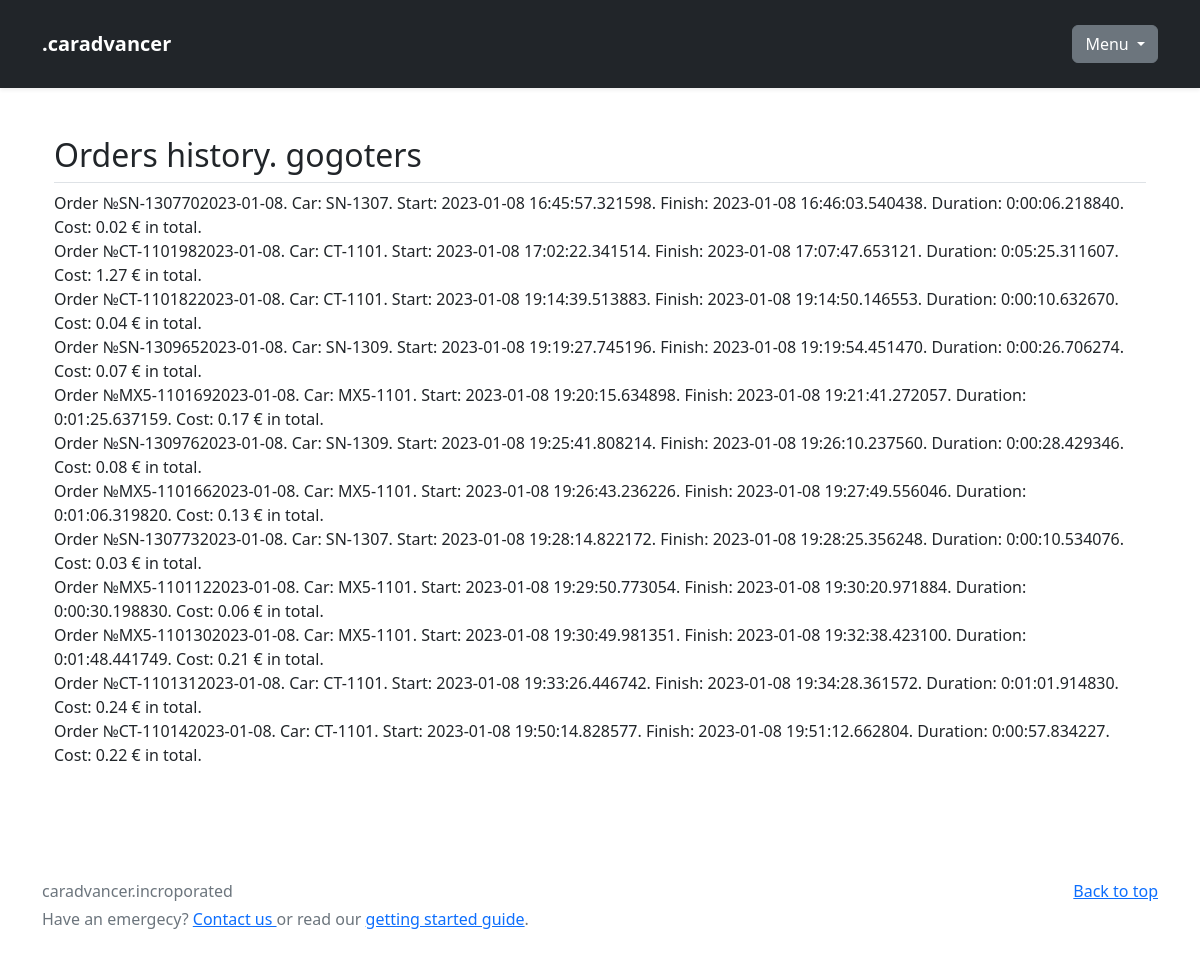
The app's page /user/1/history (signed in), older data.
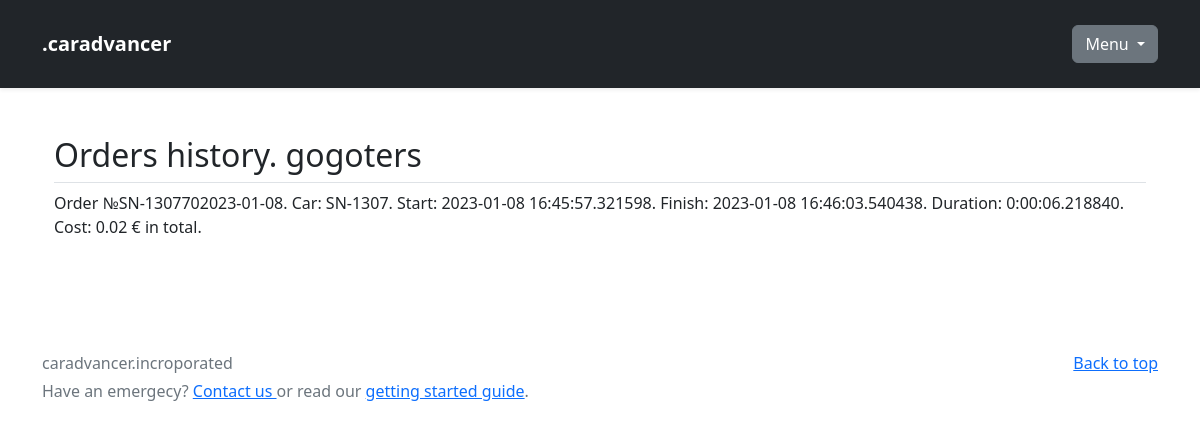
The same page, newer data.
### databases/caDB.py (models this page shows)
class Orders(Base):  # таблица с заказами
    __tablename__ = 'orders'
    id = Column(Integer, primary_key=True)
    order_id_for_show = Column(String, unique=True)
    user_rented = Column(String, ForeignKey('users.nickname'))
    car_rented = Column(String, ForeignKey('car_actual.serial_number'))
    order_started = Column(DateTime)
    order_finished = Column(DateTime)
    order_duration = Column(String)
    order_price = Column(Float)
    order_summ = Column(Float)
    order_status = Column(String, default='On action')
    def __str__(self):
        return f'Order №{self.order_id_for_show}. Car: {self.car_rented}. \
        Start: {self.order_started}. Finish: {self.order_finished}. \
        Duration: {get_order_duration(self.order_id_for_show)}. Cost: {get_order_summ(self.order_id_for_show)} € in total.'

### user/user.py (the view)
@user.route('/<username>/history', methods=["POST", "GET"])  # история заказов
def user_history(username):
    return render_template('user/history.html', title='Cases history', nickname=session['user_actual'],
                           history=order_history(session['user_actual']))

### databases/caDB.py (called while the page is built)
def get_one_order_by_id(order_id_for_show):  # получаем заказ по его id
    query = s.query(Orders).filter(
        Orders.order_id_for_show == order_id_for_show).first()
    return query

def get_order_duration(order_id_for_show):
    order = get_one_order_by_id(order_id_for_show)
    if not order.order_finished:
        res = datetime.datetime.now() - order.order_started
        return res
    else:
        res = order.order_finished - order.order_started
        return res

def get_order_summ(order_id_for_show):
    order = get_one_order_by_id(order_id_for_show)
    time_rented = get_order_duration(order.order_id_for_show)
    res = round(float(time_rented.total_seconds() / 60) * order.order_price / 60, 2)
    return res

def order_history(user):
    query = s.query(Orders).filter(
        Orders.user_rented == user).all()
    return query

### user/templates/user/history.html
{% extends 'user/account.html' %}
{% block content %}
{% block account_top %}
<div class="container px-4 py-5" id="hanging-icons">
    <h2 class="pb-2 border-bottom">Orders history. {{nickname}}</h2>
    {% endblock account_top %}
    {% for order in history %}
    <div>
        {{order}}
    </div>
    {% endfor %}
</div>
{% endblock content %}

### user/templates/user/account.html (shortened to what this page needs)
{% extends 'base.html' %}

### templates/base.html (shortened to what this page needs)
<!doctype html>
<html lang="ru">
{% block header %}
<head>
    <link rel="stylesheet" &lt;!&ndash; href="{{ url_for('static', filename='css/bootstrap.min.css') }}">
    <link rel="stylesheet" href="{{ url_for('static', filename='css/additional_styles.css') }}">
    <link rel='stylesheet' href="https://cdn.jsdelivr.net/npm/bootstrap@5.2.3/dist/css/bootstrap.min.css">
</head>
{% endblock header %}
<body>
<header>
    <div class="navbar navbar-dark bg-dark shadow-sm">
        <div class="container">
            {% block top_returner %}
            <a href="{{url_for('.index')}}" class="navbar-brand d-flex align-items-center">
                <strong>.caradvancer</strong>
            </a>
            {% endblock top_returner %}
            {%block dropdown%}
            <div class="dropdown">
                <button class="btn btn-secondary dropdown-toggle" type="button" id="dropdownMenuButton1"
                        data-bs-toggle="dropdown" aria-expanded="false">
                    Menu
                </button>
            </div>
            {%endblock dropdown%}
        </div>
    </div>
</header>
{% block content %}
{% endblock content %}
{% block footer%}
<footer class="text-muted py-5">
    <div class="container">
        <p class="float-end mb-1">
            <a href="#">Back to top</a>
        </p>
        <p class="mb-1">caradvancer.incroporated</p>
        <p class="mb-0">Have an emergecy? <a href="/contact">Contact us </a> or read our <a
                href="/docs/5.2/getting-started/introduction/">getting started guide</a>.</p>
    </div>
</footer>
{% endblock footer%}
</body>
</html>

### static/css/additional_styles.css (style rules this page uses)
.container { padding: 16px; }

Row changes from the older to the newer data that the page shows:
removed Orders: order_id_for_show+car_rented+order_started "Order №SN-1307702023-01-08. Car: SN-1307. Start: 2023-01-08 16:45:57.321598. Finish: 2023-01-08 16:46:03.540438. Duration: 0:00:06.218840. Cost: 0.02 € in total."
removed Orders: order_id_for_show+car_rented+order_started "Order №CT-1101982023-01-08. Car: CT-1101. Start: 2023-01-08 17:02:22.341514. Finish: 2023-01-08 17:07:47.653121. Duration: 0:05:25.311607. Cost: 1.27 € in total."
removed Orders: order_id_for_show+car_rented+order_started "Order №CT-1101822023-01-08. Car: CT-1101. Start: 2023-01-08 19:14:39.513883. Finish: 2023-01-08 19:14:50.146553. Duration: 0:00:10.632670. Cost: 0.04 € in total."
removed Orders: order_id_for_show+car_rented+order_started "Order №SN-1309652023-01-08. Car: SN-1309. Start: 2023-01-08 19:19:27.745196. Finish: 2023-01-08 19:19:54.451470. Duration: 0:00:26.706274. Cost: 0.07 € in total."
removed Orders: order_id_for_show+car_rented+order_started "Order №MX5-1101692023-01-08. Car: MX5-1101. Start: 2023-01-08 19:20:15.634898. Finish: 2023-01-08 19:21:41.272057. Duration: 0:01:25.637159. Cost: 0.17 € in total."
removed Orders: order_id_for_show+car_rented+order_started "Order №SN-1309762023-01-08. Car: SN-1309. Start: 2023-01-08 19:25:41.808214. Finish: 2023-01-08 19:26:10.237560. Duration: 0:00:28.429346. Cost: 0.08 € in total."
removed Orders: order_id_for_show+car_rented+order_started "Order №MX5-1101662023-01-08. Car: MX5-1101. Start: 2023-01-08 19:26:43.236226. Finish: 2023-01-08 19:27:49.556046. Duration: 0:01:06.319820. Cost: 0.13 € in total."
removed Orders: order_id_for_show+car_rented+order_started "Order №SN-1307732023-01-08. Car: SN-1307. Start: 2023-01-08 19:28:14.822172. Finish: 2023-01-08 19:28:25.356248. Duration: 0:00:10.534076. Cost: 0.03 € in total."
removed Orders: order_id_for_show+car_rented+order_started "Order №MX5-1101122023-01-08. Car: MX5-1101. Start: 2023-01-08 19:29:50.773054. Finish: 2023-01-08 19:30:20.971884. Duration: 0:00:30.198830. Cost: 0.06 € in total."
removed Orders: order_id_for_show+car_rented+order_started "Order №MX5-1101302023-01-08. Car: MX5-1101. Start: 2023-01-08 19:30:49.981351. Finish: 2023-01-08 19:32:38.423100. Duration: 0:01:48.441749. Cost: 0.21 € in total."
removed Orders: order_id_for_show+car_rented+order_started "Order №CT-1101312023-01-08. Car: CT-1101. Start: 2023-01-08 19:33:26.446742. Finish: 2023-01-08 19:34:28.361572. Duration: 0:01:01.914830. Cost: 0.24 € in total."
removed Orders: order_id_for_show+car_rented+order_started "Order №CT-110142023-01-08. Car: CT-1101. Start: 2023-01-08 19:50:14.828577. Finish: 2023-01-08 19:51:12.662804. Duration: 0:00:57.834227. Cost: 0.22 € in total."
added Orders: user_rented "gogoters", order_id_for_show+car_rented+order_started "Order №SN-1307702023-01-08. Car: SN-1307. Start: 2023-01-08 16:45:57.321598. Finish: 2023-01-08 16:46:03.540438. Duration: 0:00:06.218840. Cost: 0.02 € in total."
Text that changed along with them:
{{ nickname }}: "gogoters" → (not shown)
